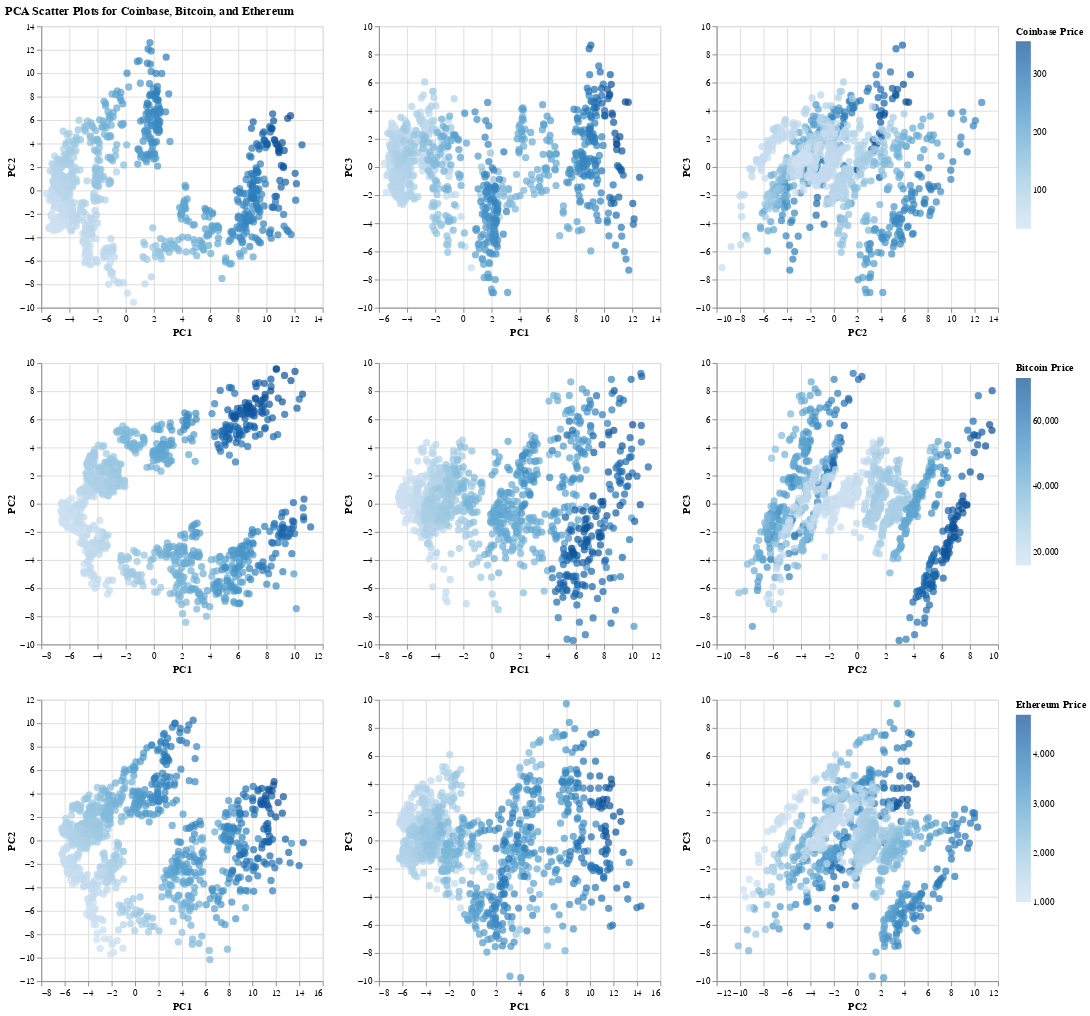

The cell this chart's notebook holds for it:
### Markdown cell above
### PCA Scatter Plot

### Code cell
def create_pca_scatter_plots(principal_components, target, asset_name):
    """
    Create PCA scatter plots for a given asset.
    
    Args:
        principal_components: numpy array of principal components
        target: pandas Series of target values
        asset_name: string, name of the asset
    
    Returns:
        Altair Chart object with three scatter plots
    """
    # Enable the 'fivethirtyeight' theme
    alt.themes.enable("fivethirtyeight")

    # Create a DataFrame for the principal components
    pca_df = pd.DataFrame(
        data=principal_components,
        columns=[f"PC{i+1}" for i in range(3)]
    )
    
    # Add the target variable to the DataFrame
    pca_df[f"{asset_name}_price"] = target.values
    
    # Base chart
    base = alt.Chart(pca_df).mark_circle(size=60).encode(
        color=alt.Color(f"{asset_name}_price", title=f"{asset_name.capitalize()} Price"),
        tooltip=[f"{asset_name}_price"]
    )
    
    # Create three scatter plots
    plots = []
    for i, j in [(1, 2), (1, 3), (2, 3)]:
        plot = base.encode(
            x=f"PC{i}",
            y=f"PC{j}"
        ).properties(
            width=300,
            height=300,
        )
        plots.append(plot)
    
    # Combine the plots
    return alt.hconcat(*plots)

# List of assets
assets = [
    ("coinbase", coinbase_principal_components, y_coinbase["coinbase_price"]),
    ("bitcoin", bitcoin_principal_components, y_bitcoin["bitcoin_price"]),
    ("ethereum", ethereum_principal_components, y_ethereum["ethereum_price"])
]

# Create plots for all assets
all_plots = []
for asset_name, principal_components, target in assets:
    asset_plots = create_pca_scatter_plots(principal_components, target, asset_name)
    all_plots.append(asset_plots)

# Combine all plots vertically
final_chart = alt.vconcat(*all_plots).resolve_scale(color="independent")

# Display the final chart
final_chart.properties(
    title="PCA Scatter Plots for Coinbase, Bitcoin, and Ethereum"
).configure_title(
    anchor="start",
)

### Figure 1 — Vega-Lite specification as saved in the notebook (floating-point values rounded to 4 significant figures; data arrays with more than 128 entries replaced by an {"elided": "..."} marker saying what was removed)
{"usermeta": {"embedOptions": {"theme": "fivethirtyeight"}}, "config": {"view": {"continuousWidth": 300, "continuousHeight": 300}, "title": {"anchor": "start"}}, "vconcat": [{"hconcat": [{"mark": {"type": "circle", "size": 60}, "encoding": {"color": {"field": "coinbase_price", "title": "Coinbase Price", "type": "quantitative"}, "tooltip": [{"field": "coinbase_price", "type": "quantitative"}], "x": {"field": "PC1", "type": "quantitative"}, "y": {"field": "PC2", "type": "quantitative"}}, "height": 300, "width": 300}, {"mark": {"type": "circle", "size": 60}, "encoding": {"color": {"field": "coinbase_price", "title": "Coinbase Price", "type": "quantitative"}, "tooltip": [{"field": "coinbase_price", "type": "quantitative"}], "x": {"field": "PC1", "type": "quantitative"}, "y": {"field": "PC3", "type": "quantitative"}}, "height": 300, "width": 300}, {"mark": {"type": "circle", "size": 60}, "encoding": {"color": {"field": "coinbase_price", "title": "Coinbase Price", "type": "quantitative"}, "tooltip": [{"field": "coinbase_price", "type": "quantitative"}], "x": {"field": "PC2", "type": "quantitative"}, "y": {"field": "PC3", "type": "quantitative"}}, "height": 300, "width": 300}], "data": {"name": "data-961e32d243d335931d75ac12626e9a3b"}}, {"hconcat": [{"mark": {"type": "circle", "size": 60}, "encoding": {"color": {"field": "bitcoin_price", "title": "Bitcoin Price", "type": "quantitative"}, "tooltip": [{"field": "bitcoin_price", "type": "quantitative"}], "x": {"field": "PC1", "type": "quantitative"}, "y": {"field": "PC2", "type": "quantitative"}}, "height": 300, "width": 300}, {"mark": {"type": "circle", "size": 60}, "encoding": {"color": {"field": "bitcoin_price", "title": "Bitcoin Price", "type": "quantitative"}, "tooltip": [{"field": "bitcoin_price", "type": "quantitative"}], "x": {"field": "PC1", "type": "quantitative"}, "y": {"field": "PC3", "type": "quantitative"}}, "height": 300, "width": 300}, {"mark": {"type": "circle", "size": 60}, "encoding": {"color": {"field": "bitcoin_price", "title": "Bitcoin Price", "type": "quantitative"}, "tooltip": [{"field": "bitcoin_price", "type": "quantitative"}], "x": {"field": "PC2", "type": "quantitative"}, "y": {"field": "PC3", "type": "quantitative"}}, "height": 300, "width": 300}], "data": {"name": "data-7ab561bd3aac05571865fa29e32ce404"}}, {"hconcat": [{"mark": {"type": "circle", "size": 60}, "encoding": {"color": {"field": "ethereum_price", "title": "Ethereum Price", "type": "quantitative"}, "tooltip": [{"field": "ethereum_price", "type": "quantitative"}], "x": {"field": "PC1", "type": "quantitative"}, "y": {"field": "PC2", "type": "quantitative"}}, "height": 300, "width": 300}, {"mark": {"type": "circle", "size": 60}, "encoding": {"color": {"field": "ethereum_price", "title": "Ethereum Price", "type": "quantitative"}, "tooltip": [{"field": "ethereum_price", "type": "quantitative"}], "x": {"field": "PC1", "type": "quantitative"}, "y": {"field": "PC3", "type": "quantitative"}}, "height": 300, "width": 300}, {"mark": {"type": "circle", "size": 60}, "encoding": {"color": {"field": "ethereum_price", "title": "Ethereum Price", "type": "quantitative"}, "tooltip": [{"field": "ethereum_price", "type": "quantitative"}], "x": {"field": "PC2", "type": "quantitative"}, "y": {"field": "PC3", "type": "quantitative"}}, "height": 300, "width": 300}], "data": {"name": "data-4c28545889b532da4da41657a3be44f4"}}], "resolve": {"scale": {"color": "independent"}}, "title": "PCA Scatter Plots for Coinbase, Bitcoin, and Ethereum", "$schema": "https://vega.github.io/schema/vega-lite/v5.17.0.json", "datasets": {"data-961e32d243d335931d75ac12626e9a3b": {"elided": "1068 records"}, "data-7ab561bd3aac05571865fa29e32ce404": {"elided": "1068 records"}, "data-4c28545889b532da4da41657a3be44f4": {"elided": "1068 records"}}}
